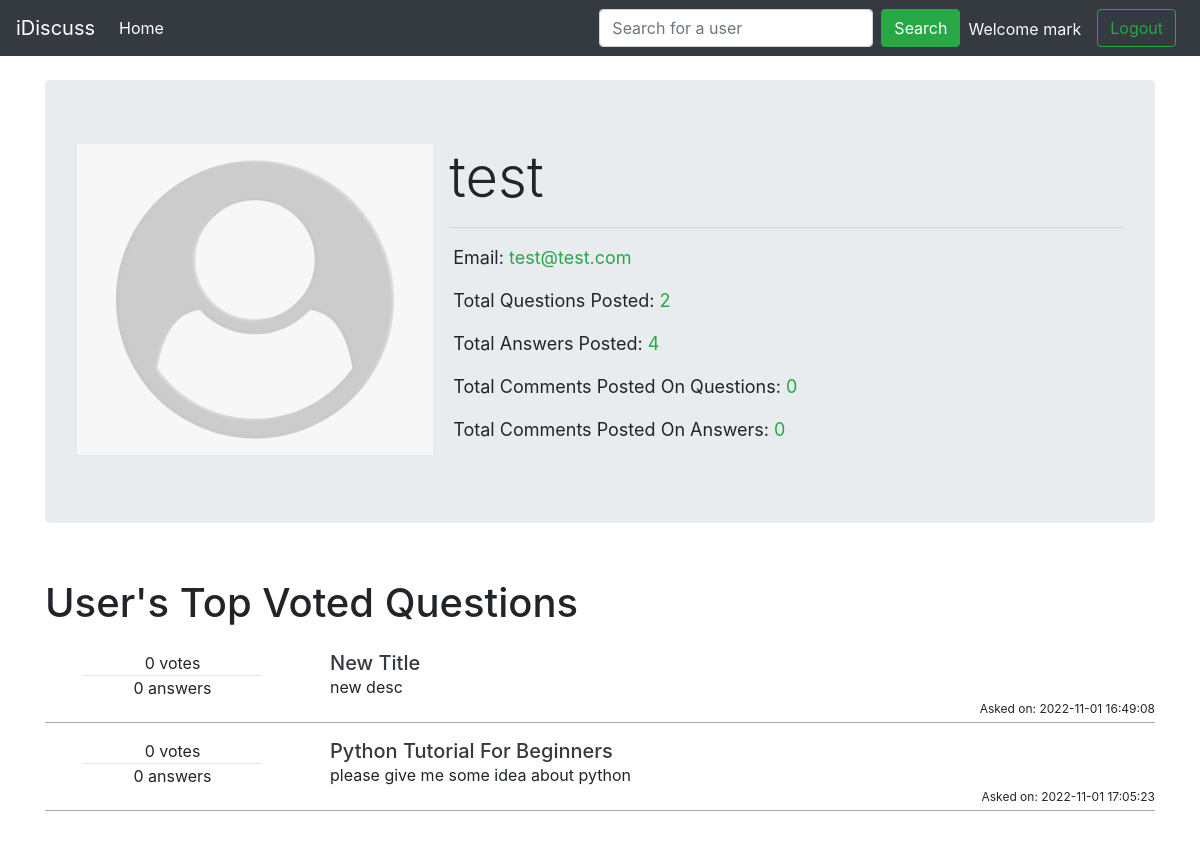
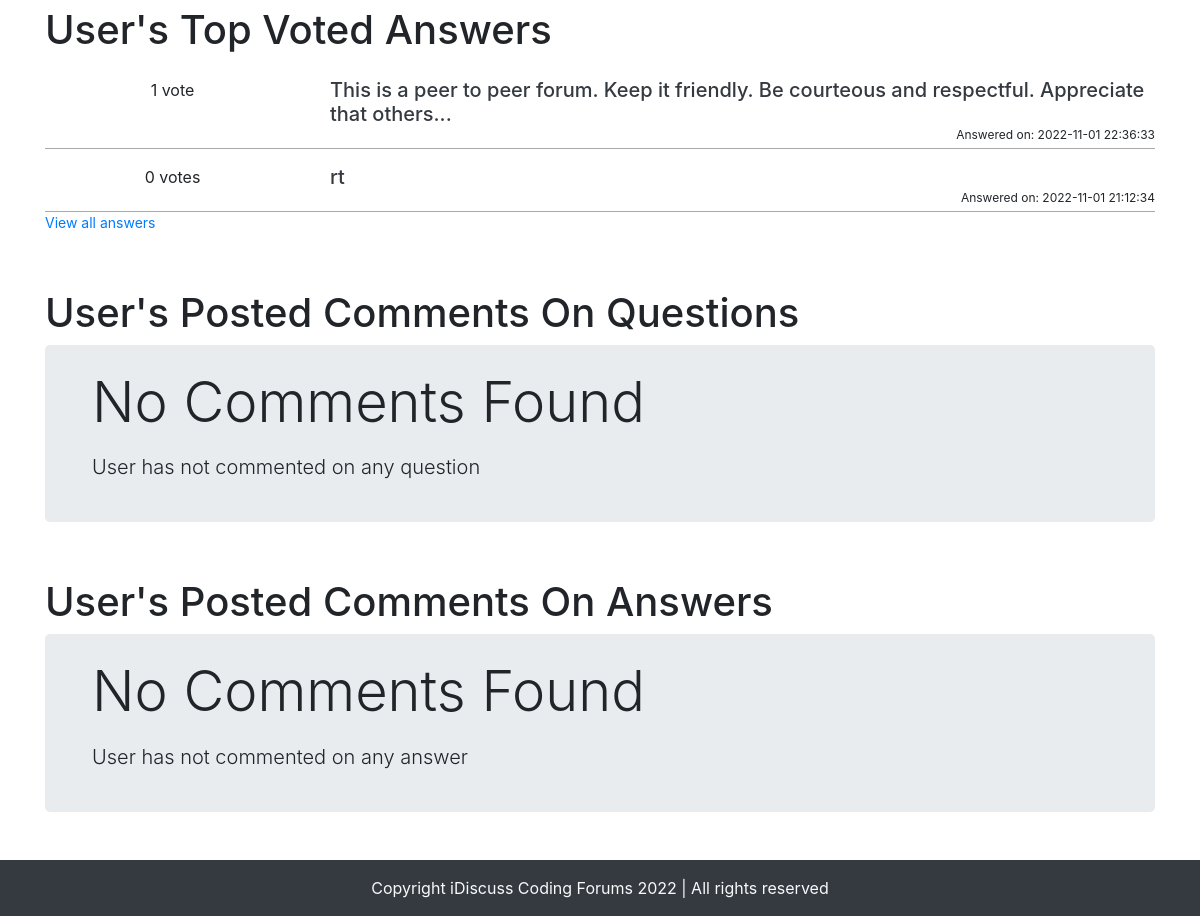
/userprofile.php?uid=2 (signed in), run on the app's committed database (2 pictures, top to bottom).
### tables this page shows
CREATE TABLE `users` (
  `sno` int(8) NOT NULL,
  `username` varchar(30) NOT NULL,
  `user_email` varchar(50) NOT NULL,
  `user_pass` varchar(255) NOT NULL,
  `timestamp` datetime NOT NULL DEFAULT current_timestamp(),
  `loggedin` tinyint(1) NOT NULL
);

CREATE TABLE `threads` (
  `thread_id` int(7) NOT NULL,
  `thread_title` varchar(255) NOT NULL,
  `thread_desc` text NOT NULL,
  `thread_cat_id` int(7) NOT NULL,
  `thread_user_id` int(7) NOT NULL,
  `timestamp` datetime NOT NULL DEFAULT current_timestamp(),
  `netvotes` int(7) NOT NULL,
  `total_answers` int(7) NOT NULL
);

CREATE TABLE `comments` (
  `comment_id` int(8) NOT NULL,
  `comment_content` text NOT NULL,
  `thread_id` int(8) NOT NULL,
  `comment_by` int(8) NOT NULL,
  `netvotes` int(7) NOT NULL,
  `comment_time` datetime NOT NULL DEFAULT current_timestamp()
);

### userprofile.php (the view, shortened to what this page needs)
<!doctype html>
<html lang="en">
<head>
    <link rel="stylesheet" href="/forum/css/bootstrap.min.css"
>
</head>
<body>
    <?php include 'partials/_dbconnect.php'?>
  <?php
    if(isset($_SESSION['loggedin'])&&$_SESSION['loggedin']==true)
    {
        include 'partials/_header.php';
        $user_id=$_SESSION['sno'];
        $username=$_SESSION['username'];
        $useremail=$_SESSION['useremail'];
        $sql="SELECT COUNT(*) FROM `threads` WHERE thread_user_id='$user_id'";
        $result=mysqli_query($conn, $sql);
        $row=mysqli_fetch_row($result);
        $total_threads=$row[0];
        $sql="SELECT COUNT(*) FROM `comments` WHERE comment_by='$user_id'";
        $result=mysqli_query($conn, $sql);
        $row=mysqli_fetch_row($result);
        $total_comments=$row[0];
        $sql="SELECT COUNT(*) FROM `commentsonthreads` WHERE comment_by='$user_id'";
        $result=mysqli_query($conn, $sql);
        $row=mysqli_fetch_row($result);
        $total_cmnts_on_thds=$row[0];
        $sql="SELECT COUNT(*) FROM `commentsonanswers` WHERE comment_by='$user_id'";
        $result=mysqli_query($conn, $sql);
        $row=mysqli_fetch_row($result);
        $total_cmnts_on_ans=$row[0];
    }
    else if(isset($_SESSION['adminloggedin']) && ($_SESSION['adminloggedin']==true) && isset($_GET['uid']) && $_GET['uid']!=null)
    {
        include 'partials/_adminheader.php';
        $user_id=$_GET['uid'];
        $sql="SELECT * FROM `users` WHERE sno='$user_id'";
        $result=mysqli_query($conn, $sql);
        $row=mysqli_fetch_assoc($result);
        if($row!=null)
        {
        $username=$row['username'];
        $useremail=$row['user_email'];
        $adminmode=true;
        $sql="SELECT COUNT(*) FROM `threads` WHERE thread_user_id='$user_id'";
        $result=mysqli_query($conn, $sql);
        $row=mysqli_fetch_row($result);
        $total_threads=$row[0];
        $sql="SELECT COUNT(*) FROM `comments` WHERE comment_by='$user_id'";
        $result=mysqli_query($conn, $sql);
        $row=mysqli_fetch_row($result);
        $total_comments=$row[0];
        $sql="SELECT COUNT(*) FROM `commentsonthreads` WHERE comment_by='$user_id'";
        $result=mysqli_query($conn, $sql);
        $row=mysqli_fetch_row($result);
        $total_cmnts_on_thds=$row[0];
        $sql="SELECT COUNT(*) FROM `commentsonanswers` WHERE comment_by='$user_id'";
        $result=mysqli_query($conn, $sql);
        $row=mysqli_fetch_row($result);
        $total_cmnts_on_ans=$row[0];
        }
        else
        {
            pagenotfound();
        }
    }
    else
    {
        include 'partials/_header.php';
        pagenotfound();
    }
  ?>
    <div class="container my-4">
        <div style="display: flex; flex-flow: row wrap;" class="jumbotron">
            <div class="p-0" style="flex-grow: 1;">
                <img src="img/userdefault.png" class="img-fluid" width="356px" alt="...">
            </div>
            <div class="" style="flex-grow: 20;">
                <h1 class="display-4"><?php echo $username; ?></h1>
                <hr>
                <p class="font-weight-normal ml-1" style="font-size:18px">Email: <span class="text-success"><?php echo $useremail; ?></span></p>
                <p class="font-weight-normal ml-1" style="font-size:18px">Total Questions Posted: <span class="text-success"><?php echo $total_threads; ?></span></p>
                <p class="font-weight-normal ml-1" style="font-size:18px">Total Answers Posted: <span class="text-success"><?php echo $total_comments; ?></span></p>
                <p class="font-weight-normal ml-1" style="font-size:18px">Total Comments Posted On Questions: <span class="text-success"><?php echo $total_cmnts_on_thds; ?></span></p>
                <p class="font-weight-normal ml-1" style="font-size:18px">Total Comments Posted On Answers: <span class="text-success"><?php echo $total_cmnts_on_ans; ?></span></p>
            </div>
        </div>
    </div>
        <?php
        $sql="SELECT * FROM `threads` WHERE thread_user_id=$user_id ORDER BY netvotes DESC LIMIT 2";
        $result = mysqli_query($conn, $sql);
        ?>
        <div class="container mb-5" id="ques">
        <h1 class="pt-2 mt-5">
        <?php
        if(isset($adminmode) && $adminmode==true)
        {
          echo "User's ";
        }
        else
        {
          echo 'Your ';
        }
        ?>
        Top Voted Questions</h1>
        <?php
          while($row=mysqli_fetch_assoc($result)){
          $thread_id=$row['thread_id'];
          $title=$row['thread_title'];
          $thread_time=$row['timestamp'];
          $netvotes=$row['netvotes'];
          $total_answers=$row['total_answers'];
          $desc=$row['thread_desc'];
          $string = strip_tags($desc);
      echo  '<div class="row">
      <div class="col-3 mt-3 text-center">
      <div>'.$netvotes;
      if($netvotes==1)
      {
        echo ' vote';
      }
      else
      {
        echo ' votes';
      }
      echo '</div>
      <hr class="col-7 my-0">
      <div>'.$total_answers;
      if($total_answers==1)
      {
        echo ' answer';
      }
      else
      {
        echo ' answers';
      }
      echo '</div>
      </div>
      <div class="col-9 media mt-3">'.
            '<div class="media-body">
                <h5 class="my-0"><a class="text-dark" href="thread.php?threadid='. $thread_id .'">'. $title .'</a></h5>'.'<div>'. $string .'</div>
                </div>
                </div>
                </div>
                <div class="row">
                <div class="col-12 my-0 text-right" style="font-size:12px;"> Asked on: ' . $thread_time. '</div>';
                echo '</div>
                <hr class="dark mb-0 mt-1" style="border-top: 0.5px solid #A9A9A9">';
            }
          ?>
    <?php
        $sql="SELECT * FROM `comments` WHERE comment_by=$user_id ORDER BY netvotes DESC LIMIT 2";
        $result = mysqli_query($conn, $sql);
        ?>
        <h1 class="pt-2 mt-5">
        <?php
        if(isset($adminmode) && $adminmode==true)
        {
          echo "User's ";
        }
        else
        {
          echo 'Your ';
        }
        ?>
        Top Voted Answers</h1>
        <?php
          $per_page_record=2;
          while($row=mysqli_fetch_assoc($result)){
            $counter=0;
            $position=0;
          $comment_id=$row['comment_id'];
          $thread_id=$row['thread_id'];
          $answer_content=$row['comment_content'];
          $answer_time=$row['comment_time'];
          $netvotes=$row['netvotes'];
          $sql="SELECT * FROM `comments` WHERE thread_id=$thread_id ORDER BY netvotes DESC";
          $result2 = mysqli_query($conn, $sql);
          while($row2=mysqli_fetch_assoc($result2))
          {
            if($row2['comment_id']==$comment_id)
            {
              $position=$counter+1;
              break;
            }
            $counter++;
          }
          $page = ceil($position / $per_page_record);
          $string = strip_tags($answer_content);
          if (strlen($string) > 100) {
          $stringCut = substr($string, 0, 100);
          $endPoint = strrpos($stringCut, ' ');
          $string = $endPoint? substr($stringCut, 0, $endPoint) : substr($stringCut, 0);
          $string .= '...';
          }
      echo  '<div class="row">
      <div class="col-3 mt-3 text-center">
      <div>'.$netvotes;
      if($netvotes==1)
      {
        echo ' vote';
      }
      else
      {
        echo ' votes';
      }
      echo '</div>
      </div>
      <div class="col-9 media mt-3">'.
            '<div class="media-body">
                <h5 class="my-0"><a class="text-dark" href="thread.php?threadid='. $thread_id .'&page='.$page.'&cmtid='.$comment_id.'">'. $string .'</a></h5>'.
                '</div>
                </div>
                </div>
                <div class="row">
                <div class="col-12 my-0 text-right" style="font-size:12px;"> Answered on: ' . $answer_time. '</div>';
                echo '</div>
                <hr class="dark mb-0 mt-1" style="border-top: 0.5px solid #A9A9A9">';
            }
          if($total_comments>2)
                {
                   echo '<div class="row" id="loadthdcmnts">
                   <div style="font-size:14px" class="col-12 media">'
                   .'<div class="media-body">';
                   if(isset($adminmode) && $adminmode==true)
                   {
                     echo '<a class="mt-0 pt-0" href="records.php?records=answers&uid='.$user_id.'">View all answers</a>';
                   }
                   else
                   {
                     echo '<a class="mt-0 pt-0" href="records.php?records=answers">View all answers</a>';
                   }
                  echo '</div>
                   </div>
                   </div>';
                }
          ?>
        <h1 class="pt-2 mt-5">
        <?php
        if(isset($adminmode) && $adminmode==true)
        {
          echo "User's ";
        }
        else
        {
          echo 'Your ';
        }
        ?>
        Posted Comments On Questions</h1>
        <?php
          $noResult=true;
          if($noResult)
          {
            echo '<div class="jumbotron py-4">
                    <div class="container">
                        <p class="display-4">No Comments Found</p>';
                        if(isset($adminmode) && $adminmode==true)
                        {
                          echo '<p class="lead">User has not commented on any question</p>';
                        }
                        else
                        {
                          echo '<p class="lead">You have not commented on any question</p>';
                        }
                   echo '</div>
                  </div>';
          }
          ?>
        <h1 class="pt-2 mt-5">
        <?php
        if(isset($adminmode) && $adminmode==true)
        {
          echo "User's ";
        }
        else
        {
          echo 'Your ';
        }
        ?>
        Posted Comments On Answers</h1>
        <?php
          $noResult=true;
          if($noResult)
          {
            echo '<div class="jumbotron py-4">
                    <div class="container">
                        <p class="display-4">No Comments Found</p>';
                        if(isset($adminmode) && $adminmode==true)
                        {
                          echo '<p class="lead">User has not commented on any answer</p>';
                        }
                        else
                        {
                          echo '<p class="lead">You have not commented on any answer</p>';
                        }
                   echo '</div>
                  </div>';
          }
          ?>
    </div>
    <?php include 'partials/_footer.php'?>
</body>
</html>

### userprofile.php (style rules this page uses)
#ques { min-height: 433px; }

### data on the page
users: username "test", user_email "test@test.com"
threads: netvotes "0", total_answers "0", thread_title "New Title", thread_desc "new desc", timestamp "2022-11-01 16:49:08"
threads: netvotes "0", total_answers "0", thread_title "Python Tutorial For Beginners", thread_desc "please give me some idea about python", timestamp "2022-11-01 17:05:23"
comments: netvotes "1", comment_content "This is a peer to peer forum. Keep it friendly. Be courteous and respectful. Appreciate that others...", comment_time "2022-11-01 22:36:33"
comments: netvotes "0", comment_content "rt", comment_time "2022-11-01 21:12:34"

### other printed values
$_SESSION['username'] "mark"
$total_threads "2"
$total_comments "4"
$total_cmnts_on_thds "0"
$total_cmnts_on_ans "0"
